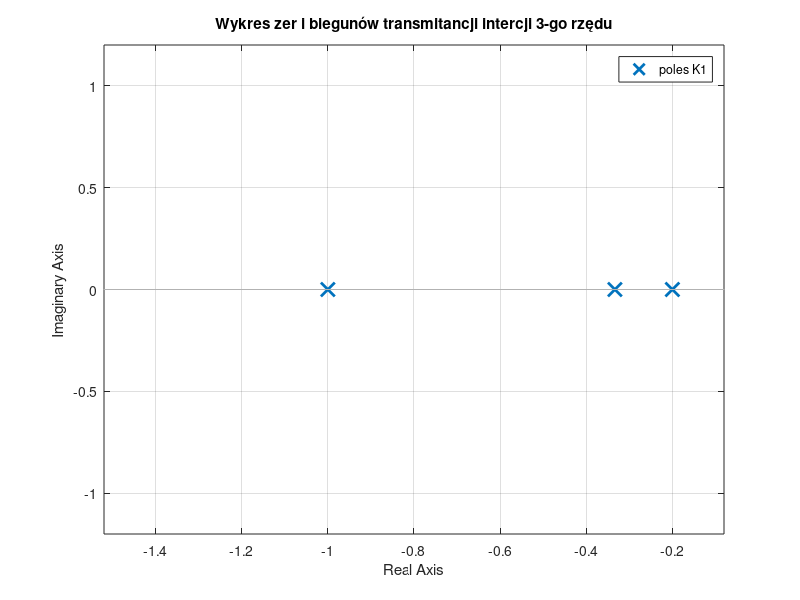
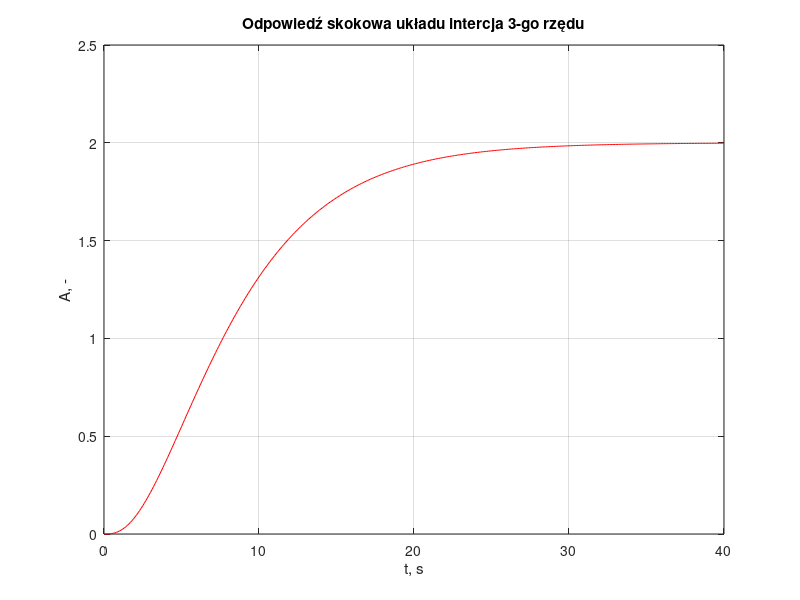

Write MATLAB code to recreate these figures, in order. (Note: this script raises an error after producing the figures.)
clear all;

% Parametry
k = 2;
T1 = 1;
T2 = 3;
T3 = 5;

% Zapis transmitancji
s = tf('s');
K1 = k/((1+s*T1)*(1+s*T2)*(1+s*T3));
K2 = tf(k, [T1*T2*T3 T1*T2+T1*T3+T2*T3 T1+T2+T3 1]);

% Postać zero-biegunowa
K1_zero = zpk(K1);
% Wykres zer i biegunów transmitancji
figure(1);
pzmap(K1);
title('Wykres zer i biegunów transmitancji intercji 3-go rzędu')
% Przypisanie zer, biegunów i wzmocnienia
[Z,P,W] = zpkdata(K1);
% Przypisanie w formie wektora licznika i mianownika transmitancji
[L,M] = tfdata(K1, 'v');
% Zamiana transmitancji na odpowiadające równania stanu 
% (przejście niejednoznaczne)
[A,B,C,D] = tf2ss(L, M);
% Zamiana macierzy stanów na transmitancje
% (przejście jednoznaczne)
K3 = ss(A,B,C,D);

%% 
% Odpowiedź skokowa
figure(2);
step(K1, 'r', 0:0.1:40);
title('Odpowiedź skokowa układu intercja 3-go rzędu');
ylim([0 2.5])
ylabel('A, -');
xlabel('t, s');
grid on;
% Informacje o odpowiedzi skokowej
SI = stepinfo(K1);

%% 

% Charakterystyka Nyquista
figure(3);
nyq = nyquistplot(K1);

% Wyświetlanie zapasu aplitudy liniowej
setoptions(nyq, 'ShowFullContour', 'off', 'MagUnits', 'abs')

%%

% Charakterystyka Bodego
figure(4);
bode(K1);
grid on;

% Alternatywa: bodeplot - możliwość pokazania tylko amplitudy
% bode = bodeplot(K1);
% setoptions(bode, 'MagUnits', 'abs', 'phaseVisable', 'off');

%%

% Linie pierwiastkowe
figure(5);
rlocus(K1);
kgr = margin(K1);

% linia 45 deg
% plot([-1 0], [1 0] *1) -> y = -x

%  można narywować dla konkretnego k, rlocus(K1, 'k', 2); -> czarne k=2

%  RR = rlocus(K)
%  można z RR policzyć stopień oscylacyjności

%%

% Zapas amplitudy i fazy
figure(6);
kr = 0.5*kgr;
margin(kr*K1);
[ZA, ZF] = margin(K1);

% Transmitancja główna oraz uchybowa - minreal(K, 0.1) - > dokładność przy
% skracaniu dla wyznaczania transmitancji minimalnej
G1 = minreal((kr*K1)/(1+kr*K1));
E1 = minreal(1/(1+kr*K1));

% Odpowiedź skokowa transmitancji głównej i uchybowej

%%

figure(7);
step(G1, 0:0.01:70);
hold on;
step(E1, 0:0.01:70);
grid on;
hold off;

%%

% Wskaźnik nadążania oraz regulacji

% Wskaźnik nadążania M(\omega) = G
% Wskaźnik regulacji  q(\omega) = Ge
% Jak zakłócenie w ukł zam. jest tłumiona w stosunku do otw.

% Możemy w properties wykresu zmieniać opcje takie np. jak skala 

figure(8);
bodemag(G1);

hold on
bodemag(E1);
grid on;
hold off;


% do simulinka: sim('filename.mdl') -> możemy wywoływać w pętli ze
% zmieniąjącymi się parameterami

